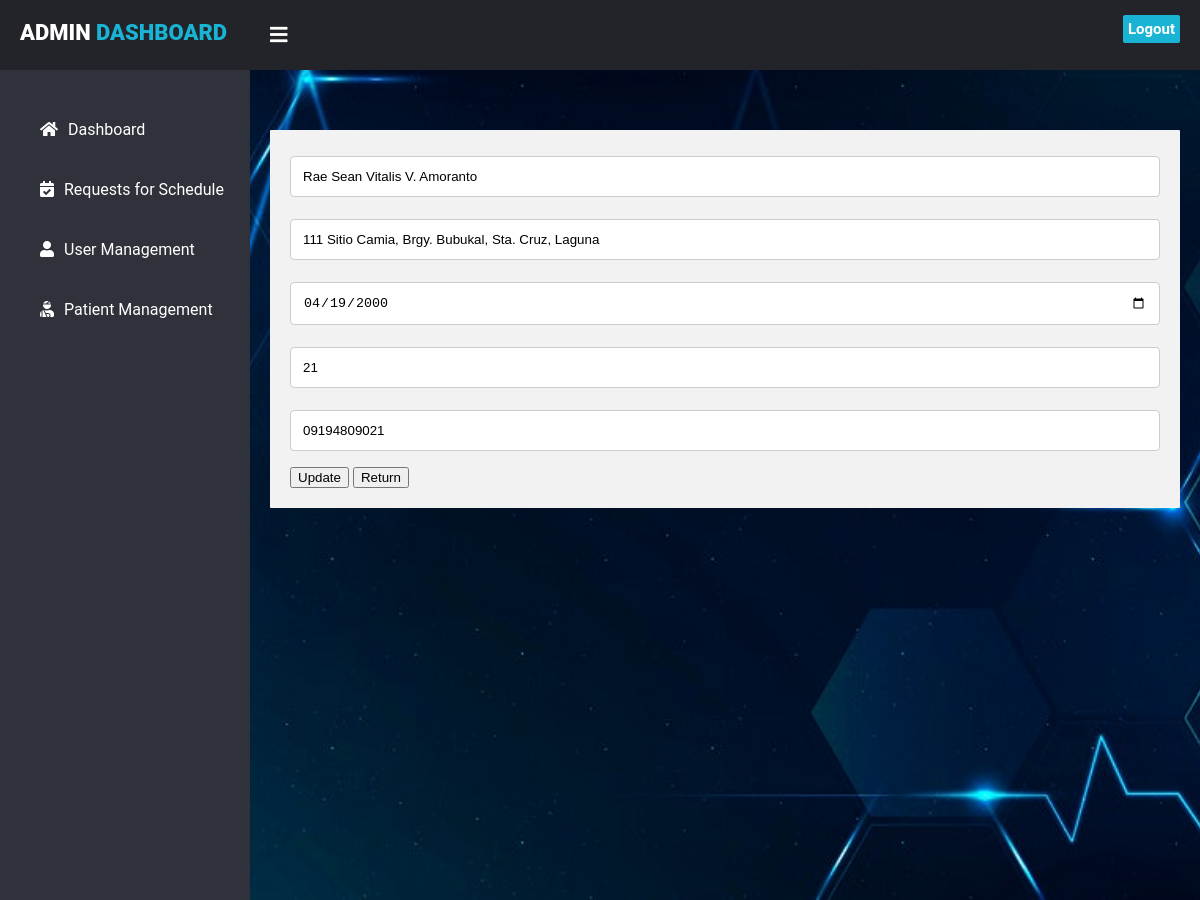
Screenshot of /admin/userupdate.php?id=2 with the database file from the repository.
### tables this page shows
CREATE TABLE `users` (
  `id` int(11) NOT NULL,
  `name` varchar(255) NOT NULL,
  `email` varchar(255) NOT NULL,
  `password` varchar(32) NOT NULL,
  `address` varchar(255) NOT NULL,
  `birthday` date NOT NULL,
  `age` int(3) NOT NULL,
  `contact_number` varchar(11) NOT NULL
);

### admin/userupdate.php (the view, shortened to what this page needs)
<?php
    require_once "db-config.php";
    if (isset($_GET["id"])) {
        $id = preg_replace('/\D/', '', $_GET["id"]);
    } else {
        header("Location: index.php?p=update&err=no_id");
    }
    if ($stmt = $mysqli->prepare("SELECT `name`, `address`, `birthday`, `age`, `contact_number` FROM `users` WHERE `id`=? LIMIT 1")) {
        $stmt->bind_param("i", $id);
        $stmt->execute();
        $stmt->bind_result($name, $address, $birthday, $age, $contact_number);
    } else {
        die('prepare() failed: ' . htmlspecialchars($mysqli->error));
    }
?>
<!DOCTYPE html>
<html lang="en" dir="ltr">
  <head>
    <link rel="stylesheet" href="style5.css">
    <link rel="stylesheet" href="https://cdnjs.cloudflare.com/ajax/libs/font-awesome/5.12.1/css/all.min.css">
  </head>
  <body>
    <header>
      <label for="check">
        <i class="fas fa-bars" id="sidebar_btn"></i>
      </label>
      <div class="left_area">
        <h3>Admin<span> Dashboard</span></h3>
      </div>
      <div class="right_area">
        <a href="Logout.php" class="logout_btn">Logout</a>
      </div>
    </header>
    <div class="sidebar">
      <a href="admin_dashboard.php"><i class="fas fa-home"></i><span>Dashboard</span></a>
      <a href="requests.php"><i class="fas fa-calendar-check"></i><span>Requests for Schedule</span></a>
      <a href="usermanagement.php"><i class="fas fa-user"></i><span>User Management</span></a>
      <a href="patientmanagement.php"><i class="fas fa-user-injured"></i><span>Patient Management</span></a>
    </div>
    <div class="content">
      <div class="container">
        <form action="<?=$_SERVER['PHP_SELF']."?id=".$id;?>" method="post">
            <input type="text" name="name" placeholder="Name" value="<?php echo $name; ?>" required>
            <input type="text" name="address" placeholder="Address" value="<?php echo $address; ?>" required>
            <input type="date" name="birthday" placeholder="Birthday" value="<?php echo $birthday; ?>" required>
            <input type="text" name="age" placeholder="Age" value="<?php echo $age; ?>" required>
            <input type="text" name="contact_number" placeholder="Contact Number" value="<?php echo $contact_number; ?>" required>
            <div class="btnWrapper">
                    <button type="submit" name="btnUpdate" title="Update User Details">Update</button>
                    <button onclick="location.href='usermanagement.php'" type="button">Return</button>
                </div>
            </form>
          </div>
        </div>
</body>
</html>

### admin/style5.css (style rules this page uses)
body { margin: 0; padding: 0; font-family: "Roboto", sans-serif; background-color: #030352; }
header { z-index: 1; position: fixed; background: #22242A; padding: 20px; width: calc(100% - 0%); top: 0; height: 30px; }
.left_area h3 { color: #fff; margin: 0; text-transform: uppercase; font-size: 22px; font-weight: 900; }
.left_area span { color: #19B3D3; }
.logout_btn { padding: 5px; background: #19B3D3; text-decoration: none; float: right; margin-top: -30px; margin-right: 40px; border-radius: 2px; font-size: 15px; font-weight: 600; color: #fff; transition: 0.5s; transition-property: background; }
.sidebar { z-index: 1; top: 0; background: #2f323a; margin-top: 70px; padding-top: 30px; position: fixed; left: 0; width: 250px; height: calc(100% - 9%); transition: 0.5s; transition-property: left; overflow-y: auto; }
.sidebar a { color: #fff; display: block; width: 100%; line-height: 60px; text-decoration: none; padding-left: 40px; box-sizing: border-box; transition: 0.5s; transition-property: background; }
.sidebar i { padding-right: 10px; }
label #sidebar_btn { z-index: 1; color: #fff; position: fixed; cursor: pointer; left: 270px; font-size: 20px; margin: 5px 0; transition: 0.5s; transition-property: color; }
.content { width: (100% - 250px); margin-top: 60px; padding: 20px; margin-left: 250px; background: url(bg.jpg) no-repeat; background-position: center; background-size: cover; height: 100vh; transition: 0.5s; }
input, select, textarea { width: 100%; padding: 12px; border: 1px solid #ccc; border-radius: 4px; box-sizing: border-box; margin-top: 6px; margin-bottom: 16px; resize: vertical; }
.container { border-radius: 1px; background-color: #f2f2f2; padding: 20px; margin-top: 50px; }

### rows the page displays
users: name "Rae Sean Vitalis V. Amoranto", address "111 Sitio Camia, Brgy. Bubukal, Sta. Cruz, Laguna", birthday "04/19/2000", age "21", contact_number "09194809021"
